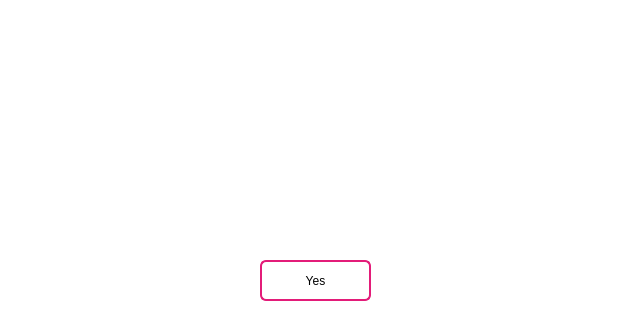
<?xml version="1.0" encoding="UTF-8"?>
<ui version="4.0">
 <class>Form</class>
 <widget class="QWidget" name="Form">
  <property name="geometry">
   <rect>
    <x>0</x>
    <y>0</y>
    <width>620</width>
    <height>325</height>
   </rect>
  </property>
  <property name="windowTitle">
   <string>Message</string>
  </property>
  <property name="styleSheet">
   <string notr="true">QWidget {background-color: rgb(255, 255, 255);}


QPushButton {
    border: 2px solid #E31C79;
    border-radius: 6px;
    background-color: qlineargradient(x1: 0, y1: 0, x2: 0, y2: 1,
                                      stop: 0 rgb(255, 255, 255), stop: 1 #dadbde);
    min-width: 80px;
}
QPushButton:pressed {
    background-color: qlineargradient(x1: 0, y1: 0, x2: 0, y2: 1,
                                      stop: 0 #dadbde, stop: 1 #f6f7fa);
}

</string>
  </property>
  <widget class="QLabel" name="message_label">
   <property name="geometry">
    <rect>
     <x>10</x>
     <y>60</y>
     <width>601</width>
     <height>161</height>
    </rect>
   </property>
   <property name="font">
    <font>
     <family>Franklin Gothic Demi</family>
     <pointsize>14</pointsize>
    </font>
   </property>
   <property name="text">
    <string/>
   </property>
  </widget>
  <widget class="QPushButton" name="yes">
   <property name="geometry">
    <rect>
     <x>260</x>
     <y>260</y>
     <width>111</width>
     <height>41</height>
    </rect>
   </property>
   <property name="text">
    <string>Yes</string>
   </property>
  </widget>
 </widget>
 <resources/>
 <connections/>
</ui>
